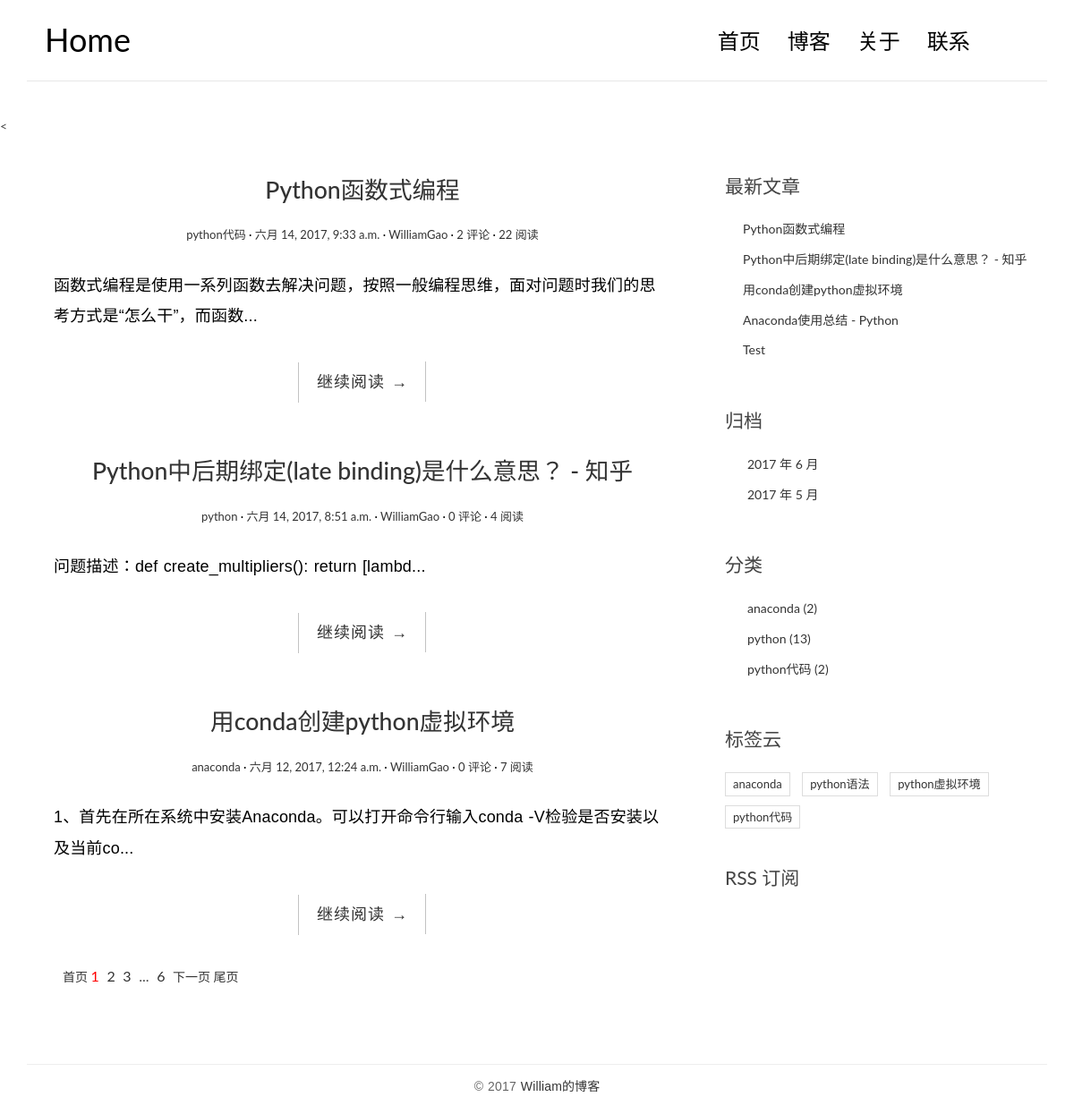
The page / on the database its author committed.
### blog/models.py (models this page shows, shortened)
class Post(models.Model):
    title = models.CharField(max_length=100)
    body = models.TextField()
    create_time = models.DateTimeField()
    modified_time = models.DateTimeField(auto_now_add=True)
    excerpt = models.CharField(max_length=200, blank=True)
    views = models.PositiveIntegerField(default=0)
    category = models.ForeignKey(Category)
    tag = models.ManyToManyField(Tag, blank=True)
    author = models.ForeignKey(User)
    class Meta:
        ordering = ['-create_time']
    def get_absolute_url(self):
        return reverse('blog:detail', kwargs={'pk': self.pk})

class Category(models.Model):
    name = models.CharField(max_length=100)

class Tag(models.Model):
    name = models.CharField(max_length=100)

### blog/views.py (the view, shortened to what this page needs)
# urls.py: url(r'^$', views.IndexView.as_view(), name='index'),
class IndexView(ListView):
    model = Post
    template_name = 'blog/index.html'
    context_object_name = 'post_list'
    paginate_by = 3
    def get_context_data(self, **kwargs):
        context = super().get_context_data(**kwargs)
        paginator = context.get('paginator')
        page_obj = context.get('page_obj')
        is_paginated = context.get('is_paginated')
        pagination_data = self.pagination_data(paginator, page_obj, is_paginated)
        context.update(pagination_data)
        return context
    def pagination_data(self, paginator, page_obj, is_paginated):
        if not is_paginated:
            return {}
        first = False
        last = False
        left = []
        right = []
        left_has_more = False
        right_has_more = False
        page_number = page_obj.number
        total_pages = paginator.num_pages
        page_range = paginator.page_range
        if page_number == 1:
            right = page_range[page_number:page_number+2]
            if right[-1] < total_pages:
                last = True
            if right[-1] < total_pages - 1:
                right_has_more = True
        elif page_number == total_pages:
            left = page_range[(page_number-3) if (page_number - 3) > 0 else 0:(page_number - 1)]
            if left[0] > 1:
                first = True
            if left[0] > 2:
                left_has_more = True
        data = {
            'left': left,
            'right': right,
            'first': first,
            'last': last,
            'left_has_more': left_has_more,
            'right_has_more': right_has_more,
        }
        return data

### blog/templatetags/blog_tags.py (called while the page is built)
@register.simple_tag
def get_recent_posts(num=5):
    return Post.objects.all()[:num]

@register.simple_tag
def archives():
    return Post.objects.dates('create_time', 'month', order='DESC')

@register.simple_tag
def get_category():
    return Category.objects.annotate(num_posts=Count('post')).filter(num_posts__gt=0)

@register.simple_tag
def get_tags():
    return Tag.objects.annotate(num_posts=Count('post')).filter(num_posts__gt=0)

### templates/blog/index.html (shortened to what this page needs)
{% extends 'blog/base.html' %}
{% block main %}
    {% for post in post_list %}
        <article class="post post-{{ post.pk }}">
            <header class="entry-header">
                <h1 class="entry-title">
                    <a href="{{ post.get_absolute_url }}">{{ post.title }}</a>
                </h1>
                <div class="entry-meta">
                    <span class="post-category">
                        <a href="{% url 'blog:category' post.category.pk %}">{{ post.category.name }}</a></span>
                    <span class="post-date"><a href="#"><time class="entry-date"
                                                              datetime="{{ post.create_time }}">{{ post.create_time }}</time></a></span>
                    <span class="post-author"><a href="#">{{ post.author }}</a></span>
                    <span class="comments-link">
                        <a href="{{ post.get_absolute_url }}#comment-area">{{ post.comment_set.count }} 评论</a></span>
                    <span class="views-count"><a href="{{ post.get_absolute_url }}">{{ post.views }} 阅读</a></span>
                </div>
            </header>
            <div class="entry-content clearfix">
                <p>{{ post.excerpt }}...</p>
                <div class="read-more cl-effect-14">
                    <a href="{{ post.get_absolute_url }}" class="more-link">继续阅读 <span class="meta-nav">→</span></a>
                </div>
            </div>
        </article>
    {% empty %}
        <div class="no-post">暂时还没有发布的文章！</div>
    {% endfor %}
    {% if is_paginated %}
        <div class="pagination">
            <ul>
                <a href="?page=1">首页</a>
                <li class="current"><a href="?page={{ page_obj.number }}" style="color: red">{{ page_obj.number }}</a></li>
                {% if right %}
                    {% for i in right %}
                        <li><a href="?page={{ i }}">{{ i }}</a></li>
                    {% endfor %}
                    {% if right_has_more %}
                        <li><span>...</span></li>
                    {% endif %}
                {% endif %}
                {% if last %}
                    <li><a href="?page={{ paginator.num_pages }}">{{ paginator.num_pages }}</a></li>
                {% endif %}
                {% if page_obj.has_next %}
                    <a href="?page={{ page_obj.next_page_number }}">下一页</a>
                {% endif %}
                <a href="?page={{ paginator.num_pages }}">尾页</a>
            </ul>
        </div>
    {% endif %}
{% endblock main %}

### templates/blog/base.html (shortened to what this page needs)
{% load staticfiles %}
{% load blog_tags %}
<!DOCTYPE html>
<html>
<head>
    <link rel="stylesheet" href="http://code.ionicframework.com/ionicons/2.0.1/css/ionicons.min.css">
    <link rel="stylesheet" href="{% static 'css/bootstrap.min.css' %}">
    <link rel="stylesheet" href="{% static 'css/pace.css' %}">
    <link rel="stylesheet" href="{% static 'css/custom.css' %}">
    <link rel="stylesheet" href="{% static 'css/highlights/github.css' %}">
</head>
<body>
<div class="container">
    <header id="site-header">
        <div class="row">
            <div class="col-md-4 col-sm-5 col-xs-8">
                <div class="logo">
                    <h1><a href="{% url 'blog:index' %}"><b>Home</b></a></h1>
                </div>
            </div>
            <div class="col-md-8 col-sm-7 col-xs-4">
                <nav class="main-nav" role="navigation">
                    <div class="collapse navbar-collapse" id="bs-example-navbar-collapse-1">
                        <ul class="nav navbar-nav navbar-right">
                            <li class="cl-effect-11"><a href="{% url 'blog:index' %}" data-hover="首页">首页</a></li>
                            <li class="cl-effect-11"><a href="#" data-hover="博客">博客</a></li>
                            <li class="cl-effect-11"><a href="#" data-hover="关于">关于</a></li>
                            <li class="cl-effect-11"><a href="#" data-hover="联系">联系</a></li>
                        </ul>
                    </div>
                </nav>
            </div>
        </div>
    </header>
</div>
<<div class="copyrights">Modified by <a href="http://williamblogdrive.com/">William的博客</a></div>
<div class="content-body">
    <div class="container">
        <div class="row">
            <main class="col-md-8">
                {% block main %}
                {% endblock main %}
            </main>
            <aside class="col-md-4">
                <div class="widget widget-recent-posts">
                    <h3 class="widget-title">最新文章</h3>
                    {% get_recent_posts as recent_post_list %}
                    <ul>
                        {% for post in recent_post_list %}
                            <li>
                                <a href="{{ post.get_absolute_url }}">{{ post.title }}</a>
                            </li>
                        {% empty %}
                            暂无文章！
                        {% endfor %}
                    </ul>
                </div>
                <div class="widget widget-archives">
                    <h3 class="widget-title">归档</h3>
                    {% archives as date_list %}
                    <ul>
                        {% for date in date_list %}
                            <li>
                                <a href="{% url 'blog:archives' date.year date.month %}">
                                    {{ date.year }} 年 {{ date.month }} 月</a>
                            </li>
                        {% empty %}
                            暂无归档！
                        {% endfor %}
                    </ul>
                </div>
                <div class="widget widget-category">
                    <h3 class="widget-title">分类</h3>
                    {% get_category as category_list %}
                    <ul>
                        {% for category in category_list %}
                            <li>
                                <a href="{% url 'blog:category' category.pk %}">{{ category.name }} <span
                                        class="post-count">({{ category.num_posts }})</span></a>
                            </li>
                        {% empty %}
                            暂无分类！
                        {% endfor %}
                    </ul>
                </div>
                <div class="widget widget-tag-cloud">
                    <h3 class="widget-title">标签云</h3>
                    {% get_tags as tag_list %}
                    <ul>
                        {% for tag in tag_list %}
                            <li>
                                <a href="{% url 'blog:tag' tag.pk %}">{{ tag.name }}</a>
                            </li>
                        {% empty %}
                            暂无标签！
                        {% endfor %}
                    </ul>
                </div>
                <div class="rss">
                    <a href="#"> RSS 订阅</a>
                </div>
            </aside>
        </div>
    </div>
</div>
<footer id="site-footer">
    <div class="container">
        <div class="row">
            <div class="col-md-12">
                <p class="copyright">&copy 2017 <a href="http://zmrenwu.com/" title="博客模板" target="_blank">William的博客</a>
                </p>
            </div>
        </div>
    </div>
</footer>
</body>
</html>

### blog/static/css/custom.css (style rules this page uses)
* { outline: none; }
h1, h2, h3, h4, h5, h6 { margin-top: 0; }
b { font-weight: 400; }
a { color: #333; }
body { color: #444; font-family: 'Lato', sans-serif; }
p { font-family: 'Ubuntu', sans-serif; font-weight: 400; word-spacing: 1px; letter-spacing: 0.01em; }
#site-header { background-color: #FFF; padding: 25px 20px; margin-bottom: 40px; border-bottom: 1px solid #e7e7e7; }
.logo h1 a { color: #000; }
.logo h1 { margin: 0; font-family: 'Lato', sans-serif; font-weight: 300; }
.main-nav { margin-top: 11px; max-width: 95%; }
.main-nav a { color: #000000 !important; padding: 0 0 5px 0 !important; margin-right: 30px; font-family: 'Lato', sans-serif; font-weight: 300; font-size: 24px; }
.cl-effect-11 a { padding: 10px 0; color: #0972b4; text-shadow: none; }
.cl-effect-11 a::before { position: absolute; top: 0; left: 0; overflow: hidden; padding: 0 0 5px 0 !important; max-width: 0; border-bottom: 1px solid #000; color: #000; content: attr(data-hover); white-space: nowrap; -webkit-transition: max-width 0.5s; -moz-transition: max-width 0.5s; transition: max-width 0.5s; }
.content-body { padding-bottom: 4em; }
.post { background: #fff; padding: 30px 30px 0; }
.entry-title { text-align: center; font-size: 1.9em; margin-bottom: 20px; line-height: 1.6; padding: 10px 20px 0; }
.entry-meta { text-align: center; color: #DDDDDD; font-size: 13px; margin-bottom: 30px; }
.entry-content { font-size: 18px; line-height: 1.9; font-weight: 300; color: #000; }
.post-category::after, .post-date::after, .post-author::after, .comments-link::after { content: ' ·'; color: #000; }
.read-more { font-family: 'Ubuntu', sans-serif; font-weight: 400; word-spacing: 1px; letter-spacing: 0.01em; text-align: center; margin-top: 20px; }
.cl-effect-14 a { padding: 0 20px; height: 45px; line-height: 45px; position: relative; display: inline-block; margin: 15px 25px; letter-spacing: 1px; font-weight: 400; text-shadow: 0 0 1px rgba(255, 255, 255, 0.3); }
.cl-effect-14 a::before, .cl-effect-14 a::after { position: absolute; width: 45px; height: 1px; background: #C3C3C3; content: ''; -webkit-transition: all 0.3s; -moz-transition: all 0.3s; transition: all 0.3s; pointer-events: none; }
.cl-effect-14 a::before { top: 0; left: 0; -webkit-transform: rotate(90deg); -moz-transform: rotate(90deg); transform: rotate(90deg); -webkit-transform-origin: 0 0; -moz-transform-origin: 0 0; transform-origin: 0 0; }
.cl-effect-14 a::after { right: 0; bottom: 0; -webkit-transform: rotate(90deg); -moz-transform: rotate(90deg); transform: rotate(90deg); -webkit-transform-origin: 100% 0; -moz-transform-origin: 100% 0; transform-origin: 100% 0; }
.widget { background: #fff; padding: 30px 0 0; }
.widget-title { font-size: 1.5em; margin-bottom: 20px; line-height: 1.6; padding: 10px 0 0; font-weight: 400; }
.widget-recent-posts ul { padding: 0; margin: 0; padding-left: 20px; }
.widget-recent-posts ul li { list-style-type: none; position: relative; line-height: 170%; margin-bottom: 10px; }
.widget-recent-posts ul li::before { content: '\f3d3'; font-family: "Ionicons"; position: absolute; left: -17px; top: 3px; font-size: 16px; color: #000; }
.widget-archives ul { padding: 0; margin: 0; padding-left: 25px; }
.widget-archives ul li { list-style-type: none; position: relative; line-height: 170%; margin-bottom: 10px; }
.widget-archives ul li::before { content: '\f3f3'; font-family: "Ionicons"; position: absolute; left: -25px; top: 1px; font-size: 16px; color: #000; }
.widget-category ul { padding: 0; margin: 0; padding-left: 25px; }
.widget-category ul li { list-style-type: none; position: relative; line-height: 170%; margin-bottom: 10px; }
.widget-category ul li::before { content: '\f3fe'; font-family: "Ionicons"; position: absolute; left: -25px; top: 1px; font-size: 18px; color: #000; }
.widget-tag-cloud ul { padding: 0; margin: 0; margin-right: -10px; }
.widget-tag-cloud ul li { list-style-type: none; font-size: 13px; display: inline-block; margin-right: 10px; margin-bottom: 10px; padding: 3px 8px; border: 1px solid #ddd; }
.rss { font-size: 21px; margin-top: 30px; }
.rss a { color: #444; }
#site-footer { padding-top: 10px; padding: 0 0 1.5em 0; }
.copyright { text-align: center; padding-top: 1em; margin: 0; border-top: 1px solid #eee; color: #666; }
.pagination ul { list-style: none; }
.pagination ul li { display: inline-block; font-size: 16px; margin-right: 5px; }
.current a { color: red; }

### rows shown on the page
Post: title "Python函数式编程", category.name "python代码", create_time "六月 14, 2017, 9:33 a.m.", author "WilliamGao", comment_set.count "2", views "22", excerpt "函数式编程是使用一系列函数去解决问题，按照一般编程思维，面对问题时我们的思考方式是“怎么干”，而函数"
Post: title "Python中后期绑定(late binding)是什么意思？ - 知乎", category.name "python", create_time "六月 14, 2017, 8:51 a.m.", author "WilliamGao", comment_set.count "0", views "4", excerpt "问题描述：def create_multipliers(): return [lambd"
Post: title "用conda创建python虚拟环境", category.name "anaconda", create_time "六月 12, 2017, 12:24 a.m.", author "WilliamGao", comment_set.count "0", views "7", excerpt "1、首先在所在系统中安装Anaconda。可以打开命令行输入conda -V检验是否安装以及当前co"
Post: title "Anaconda使用总结 - Python"
Post: title "Test"
Category: name "anaconda", num_posts "2"
Category: name "python", num_posts "13"
Category: name "python代码", num_posts "2"
Tag: name "anaconda"
Tag: name "python语法"
Tag: name "python虚拟环境"
Tag: name "python代码"

### other values the page prints
{{ page_obj.number }} "1"
{{ i }} "2" "3"
{{ paginator.num_pages }} "6"
{{ date.year }} "2017" "2017"
{{ date.month }} "6" "5"
